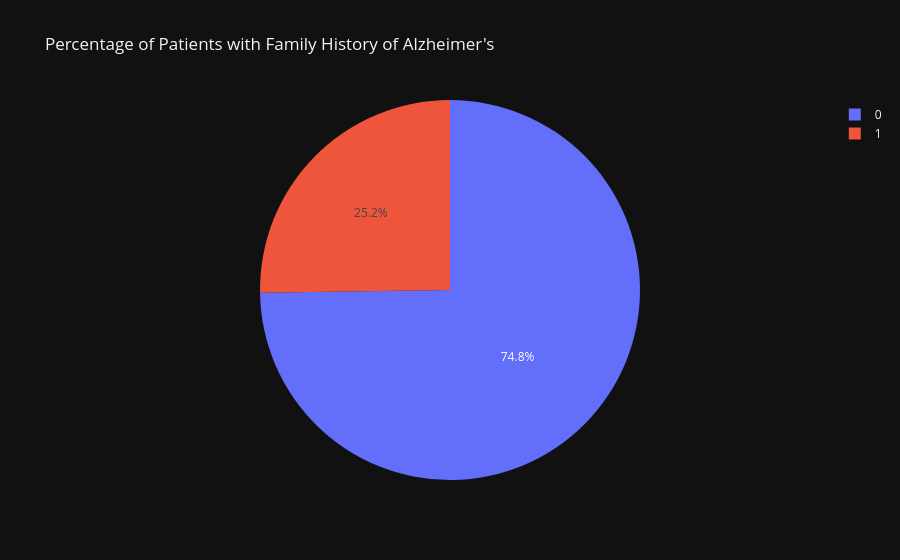

Source (notebook cell):
### Markdown cell above
## Correlations Explained (2)

- As observed, there are **five columns** correlated with the **target variable**.

### **Numerical Features (Negative Correlation)**
- **Functional Assessment**
- **ADL (Activities of Daily Living)**
- **MMSE (Mini-Mental State Examination)**  

📉 These features are **negatively correlated** with the **diagnosis of Alzheimer's Disease (AD)**.  
This indicates that **lower scores** in these assessments are associated with a **higher likelihood of AD**.

### **Categorical Variables (Positive Correlation)**
- **Behavioral Problems**
- **Memory Complaints**  

📈 These features are **positively correlated** with the **diagnosis of Alzheimer's Disease (AD)**.  
This means that the **presence** of these issues is associated with a **higher likelihood of an AD diagnosis**, highlighting their **significance** in the **diagnostic process**.

### Code cell
import plotly.express as px

# What is the percentage of patients with a family history of Alzheimer's?
family_history_percentage = data['FamilyHistoryAlzheimers'].value_counts(normalize=True) * 100
fig = px.pie(values=family_history_percentage, names=family_history_percentage.index, title='Percentage of Patients with Family History of Alzheimer\'s', template="plotly_dark")
fig.show()

### Figure 1 — Plotly figure (JSON) as saved in the notebook; plotly's stock layout.template omitted (floating-point values rounded to 4 significant figures)
{"data": [{"domain": {"x": [0, 1], "y": [0, 1]}, "hovertemplate": "label=%{label}<br>value=%{value}<extra></extra>", "labels": [0, 1], "legendgroup": "", "name": "", "showlegend": true, "type": "pie", "values": [74.78, 25.22]}], "layout": {"autosize": true, "legend": {"tracegroupgap": 0}, "title": {"text": "Percentage of Patients with Family History of Alzheimer's"}}}
